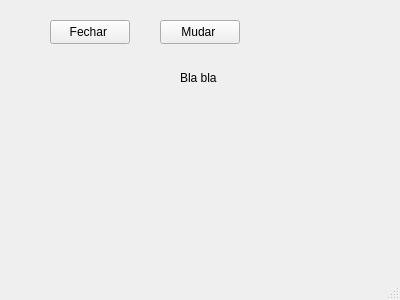
<?xml version="1.0" encoding="UTF-8"?>
<ui version="4.0">
 <class>MainWindow</class>
 <widget class="QMainWindow" name="MainWindow">
  <property name="geometry">
   <rect>
    <x>0</x>
    <y>0</y>
    <width>400</width>
    <height>300</height>
   </rect>
  </property>
  <property name="windowTitle">
   <string>MainWindow</string>
  </property>
  <widget class="QWidget" name="centralwidget">
   <widget class="QPushButton" name="pushButton">
    <property name="geometry">
     <rect>
      <x>50</x>
      <y>20</y>
      <width>80</width>
      <height>24</height>
     </rect>
    </property>
    <property name="text">
     <string>Fechar </string>
    </property>
   </widget>
   <widget class="QPushButton" name="pushButton_2">
    <property name="geometry">
     <rect>
      <x>160</x>
      <y>20</y>
      <width>80</width>
      <height>24</height>
     </rect>
    </property>
    <property name="text">
     <string>Mudar </string>
    </property>
   </widget>
   <widget class="QLabel" name="label">
    <property name="geometry">
     <rect>
      <x>180</x>
      <y>70</y>
      <width>49</width>
      <height>16</height>
     </rect>
    </property>
    <property name="text">
     <string>Bla bla</string>
    </property>
   </widget>
  </widget>
  <widget class="QMenuBar" name="menubar">
   <property name="geometry">
    <rect>
     <x>0</x>
     <y>0</y>
     <width>400</width>
     <height>21</height>
    </rect>
   </property>
  </widget>
  <widget class="QStatusBar" name="statusbar"/>
 </widget>
 <resources/>
 <connections/>
</ui>
